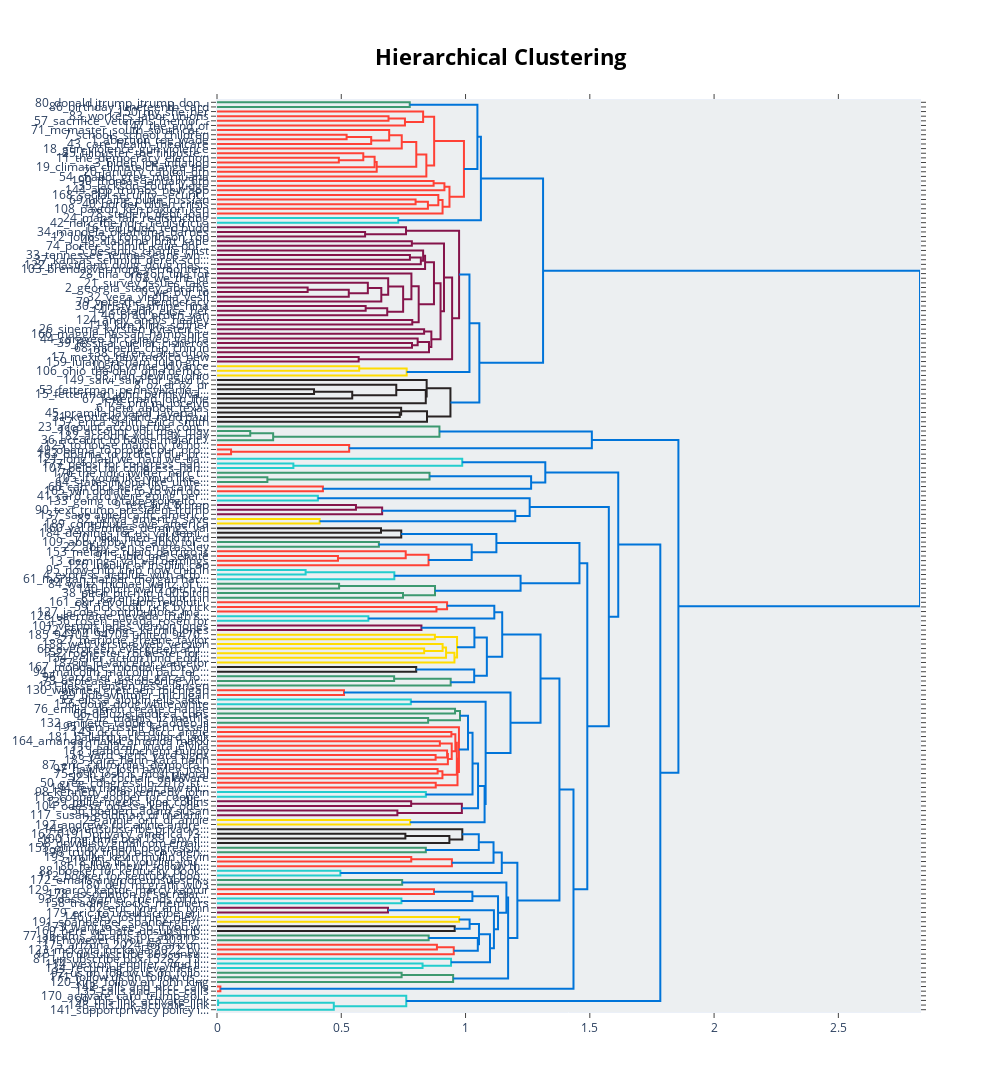

The code cell stored with this chart in its notebook:
### Code cell
topic_model.visualize_hierarchy()
